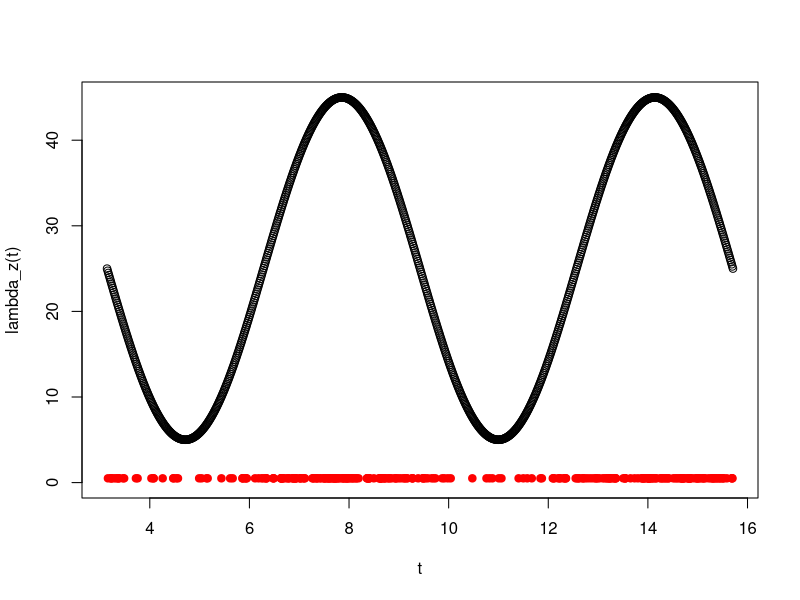
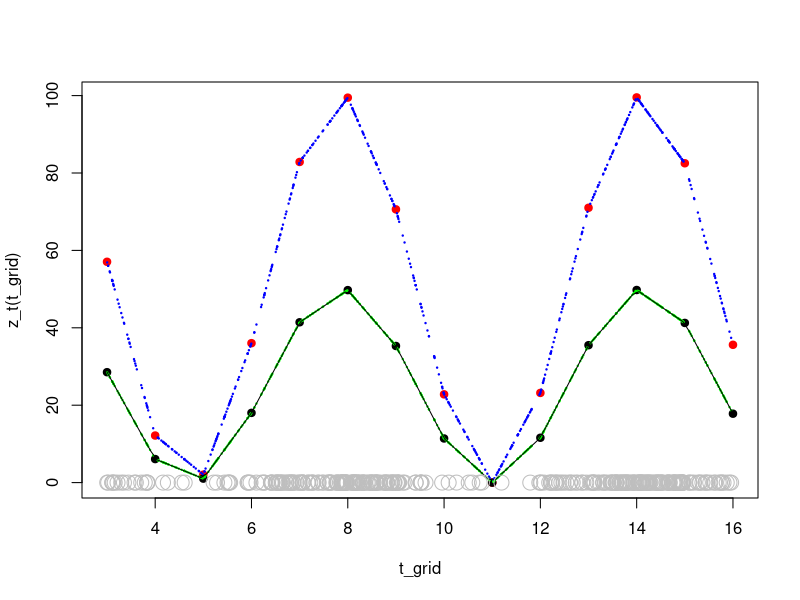
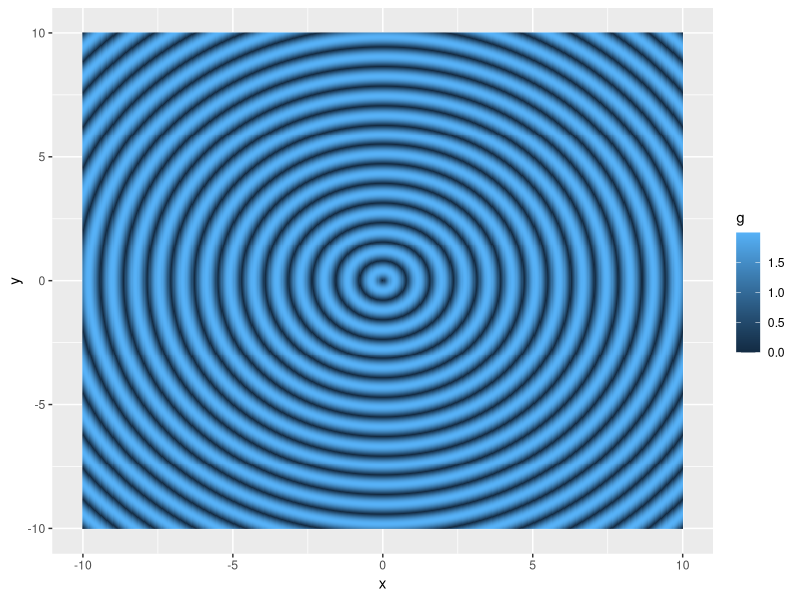
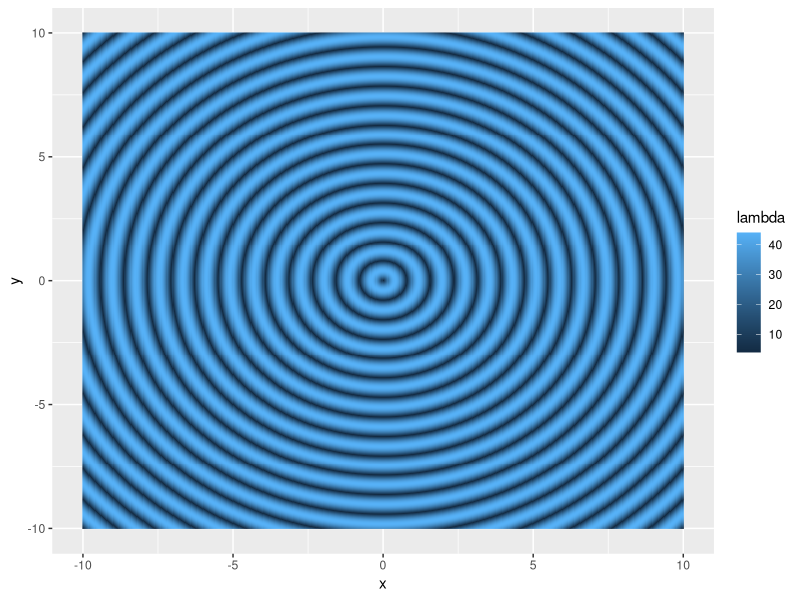
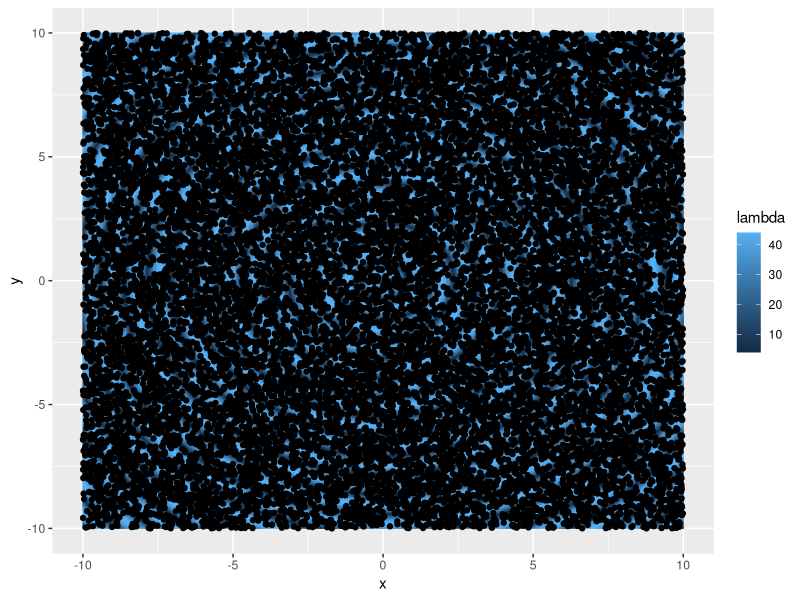
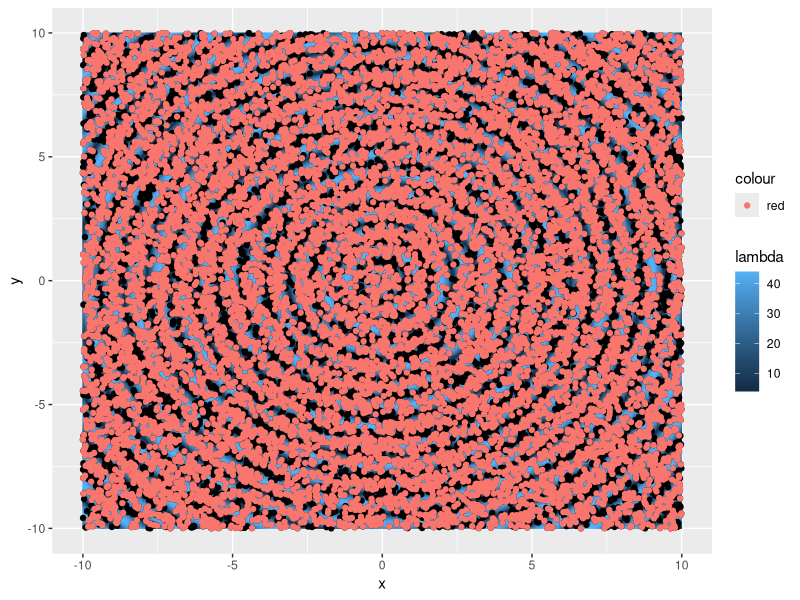

These charts were generated, in order, by the following R code: (Note: this script raises an error after producing the figures.)

#-----------------------Poisson process simulations with covariate-dependent intensity ---------------------

#--------------------------------------1-D-------------------------------------------

#time-frame
t_min=pi
t_max=5*pi


#Covariate depending on time 
a <- 50
b <- 40

z_fun <- function(t){
  cov <- a + b*sin(t)
  return(cov)
}

#Intensity function
Beta <- c(0.5)
lambda_z <- function(t){
  beta_0 <- Beta[1]
  z <- z_fun(t)
  intensity <- beta_0*z
  return(intensity)  
}

#Finding max of lambda
neg_lambda <- function(t){
  return(-lambda_z(t))
}
opt_max <- optimize(neg_lambda, c(t_min, t_max))
lambda_max <- -opt_max$objective

#Simulate homo PP
num_points <- rpois(1, lambda_max*(t_max-t_min))
HPP_points <- runif(num_points, t_min, t_max)

thin <- function(t){
  return(lambda_z(t)/lambda_max)
}

#thinning probs
p_thin <- thin(HPP_points)
u <- runif(num_points)

#thinning
keep <- p_thin > u

NHPP_points <- HPP_points[keep]
n_NHPP <- length(NHPP_points)

#Plotting intensity with simulated points
t <- seq(t_min, t_max, length.out=1000)
plot(t, lambda_z(t), ylim = c(0, lambda_max))

points(NHPP_points, rep(0.5, n_NHPP), col="red", pch=19)


#-------------Simulating covariate on grid----------

#time-frame
t_min=3
t_max=16


#Covariate depending on time 
a <- 50
b <- 50

z_t <- function(t){
  z <- a + b*sin(t)
  return(z)
}
#Grid of time-points where covariate was recorded
t_grid <- seq(t_min, t_max, by=1)


#Intensity function
beta_0 <- 0.5
lambda_z <- function(t){
  intensity <- beta_0*z_t(t)
  return(intensity)  
}

#Finding max of lambda over grid
z_grid <- z_t(t_grid)
max_rec_lambda <- max(lambda_z(t_grid))

#Simulating HPP
num_points <- rpois(1, max_rec_lambda*(t_max-t_min))
HPP_points <- runif(num_points, t_min, t_max)
plot(t_grid, z_t(t_grid),col="red", pch=19 ,xlim=c(t_min,t_max),ylim=c(0, max(z_t(t_grid))))
points(t_grid, lambda_z(t_grid), pch=19)
interp_z <- approx(t_grid, z_grid, xout = HPP_points)
points(interp_z$x, interp_z$y, col="blue", pch=19, cex=0.2 )
interp_lambda <- approx(t_grid, lambda_z(t_grid), xout=HPP_points)
points(interp_lambda$x, interp_lambda$y, col="green", cex=0.2)

#Approximating lambda function
lambda_approx <- approxfun(t_grid, lambda_z(t_grid))
curve(lambda_approx, add=TRUE)

#Thinning
thin <- function(lambda){
  return(lambda/max_rec_lambda)
}

#Thinning
p_thin <- thin(interp_lambda$y)
u <- runif(num_points)

keep <- p_thin > u 

NHPP_points <- HPP_points[keep]
n_NHPP <- length(NHPP_points)

points(NHPP_points, rep(0, n_NHPP), col="grey", cex=2)


#------------------------ Estimation -------------------------------------------

Lambda_z <- function(lambda_fun){
  Lambda <- integrate(lambda_fun, t_min, t_max)$value
  return(Lambda)
}

NHPP_neg_LL <- function(par, points, z_t){
  beta_0 <- par[1]
  Lambda <- Lambda_z(function(t){beta_0*z_t(t)})
  term_1 <- log(length(points)) + Lambda
  term_2 <- -sum(log(beta_0*z_t(points)))
  return(term_1 + term_2)
}

(opt <- optimize(NHPP_neg_LL, interval = c(0,5), points=NHPP_points, z_t=z_t))


#------------------------ 2-D covarite dependent point pattern-------------------------------------

library(tidyverse)

# Points on x and y axis at which to evaluate intensity
axis_ticks <- seq(from = -10, to = 10, length.out = 501)

# Construct covariate grid
a <- 2
b <- 4
covariate <- tibble(
  x = rep(axis_ticks, times = length(axis_ticks)),
  y = rep(axis_ticks, each  = length(axis_ticks)),
  r = sqrt(x^2 + y^2),
  theta = atan2(y, x), # angle in radians - not actually needed
  g = a * abs(sin(b * r))
)

covariate_for_conor <- covariate %>% select(x,y,g)

covariate_for_conor %>%
  ggplot(mapping = aes(x = x, y = y)) +
  geom_raster(mapping = aes(fill = g))

true_intensity <- tibble(covariate_for_conor, lambda = 4 + 20*g)
true_intensity %>%
  ggplot(mapping = aes(x = x, y = y)) +
  geom_raster(mapping = aes(fill = lambda))

max_intensity <- max(true_intensity$lambda)

num_points <- rpois(1, max_intensity*(20^2))
HPP_points <- tibble(
  x = runif(num_points, -10, 10),
  y = runif(num_points, -10, 10)
)

true_intensity %>%
  ggplot(mapping = aes(x = x, y = y)) +
  geom_raster(mapping = aes(fill = lambda))+
  geom_point(data=HPP_points)

lambda_fun <- function(x,y){
  r <- sqrt(x^2 + y^2)
  return(4+20*(2*abs(sin(4*r))))
}

HPP_points <- tibble(HPP_points, p_thin=lambda_fun(HPP_points$x, HPP_points$y)/max_intensity)
u <- runif(num_points)
keep <- HPP_points$p_thin > u

NHPP_points <- tibble(HPP_points[keep,])

true_intensity %>%
  ggplot(mapping = aes(x = x, y = y)) +
  geom_raster(mapping = aes(fill = lambda))+
  geom_point(data=HPP_points)+
  geom_point(data=NHPP_points, aes(colour="red"))


#--------------- Intensities from Zak's thesis ---------------------------------

#Simulated covariate

# Points on x and y axis at which to evaluate intensity
lower_limit<- -10
upper_limit<- 10
axis_ticks <- seq(from = lower_limit, to = upper_limit, length.out = 501)
area <- (u-l)^2
# Construct covariate grid
a <- 10
b <- 4
covariate <- tibble(
  x = rep(axis_ticks, times = length(axis_ticks)),
  y = rep(axis_ticks, each  = length(axis_ticks)),
  r = sqrt(x^2 + y^2),
  theta = atan2(y, x), # angle in radians - not actually needed
  g = a * abs(sin(b * r))
)

covariate_sim<- covariate %>% select(x,y,g)

covariate_sim %>%
  ggplot(mapping = aes(x = x, y = y)) +
  geom_raster(mapping = aes(fill = g))
#---------------------Model S1-----------------------

true_intensity_S1 <- tibble(covariate_sim, lambda = 0.33*g)
true_intensity_S1 %>%
  ggplot(mapping = aes(x = x, y = y)) +
  geom_raster(mapping = aes(fill = lambda))

max_intensity <- max(true_intensity_S1$lambda)

num_points <- rpois(1, max_intensity*area)
HPP_points <- tibble(
  x = runif(num_points, lower_limit, upper_limit),
  y = runif(num_points, lower_limit, upper_limit)
)

true_intensity_S1 %>%
  ggplot(mapping = aes(x = x, y = y)) +
  geom_raster(mapping = aes(fill = lambda))+
  geom_point(data=HPP_points)

lambda_fun <- function(x,y){
  r <- sqrt(x^2 + y^2)
  g <- a*abs(sin(b*r))
  return(0.33*g)
}

HPP_points <- tibble(HPP_points, p_thin=lambda_fun(HPP_points$x, HPP_points$y)/max_intensity)
U <- runif(num_points)
keep <- HPP_points$p_thin > U

NHPP_points <- tibble(HPP_points[keep,])

true_intensity_S1 %>%
  ggplot(mapping = aes(x = x, y = y)) +
  geom_raster(mapping = aes(fill = lambda))+
  geom_point(data=HPP_points)+
  geom_point(data=NHPP_points, aes(colour="red"))

#-------------------- Model S2----------------------

covariate_sim <- covariate_sim %>% mutate(g_shift = 0.3+g) #Shifting as dividing by small values was giving an infinite rate
covariate_sim <- covariate_sim %>% mutate(rate=(g_shift-lag(g_shift))/lag(g_shift))

true_intensity_S2 <- tibble(covariate_sim, lambda = (9.6e-2)*abs(rate) )
true_intensity_S2 <- true_intensity_S2[!is.na(true_intensity_S2$rate),]
true_intensity_S2 %>%
  ggplot(mapping = aes(x = x, y = y)) +
  geom_raster(mapping = aes(fill = lambda))

max_intensity_S2 <- max(true_intensity_S2$lambda)


num_points <- rpois(1, max_intensity_S2*area)
HPP_points <- tibble(
  x = runif(num_points, lower_limit, upper_limit),
  y = runif(num_points, lower_limit, upper_limit)
)

true_intensity_S2 %>%
  ggplot(mapping = aes(x = x, y = y)) +
  geom_raster(mapping = aes(fill = lambda))+
  geom_point(data=HPP_points)

#Need to think of different way to do this!
lambda_fun <- function(x,y){
  r <- sqrt(x^2 + y^2)
  g <- a*abs(sin(b*r))
  g_shift <- 0.3 + g
  rate <- (g_shift-lag(g_shift))/lag(g_shift)
  return((9.6e-2)*abs(rate))
}

HPP_points <- tibble(HPP_points, p_thin=lambda_fun(HPP_points$x, HPP_points$y)/max_intensity_S2)
U <- runif(num_points)
keep <- HPP_points$p_thin > U

NHPP_points <- tibble(HPP_points[keep,])

true_intensity_S2 %>%
  ggplot(mapping = aes(x = x, y = y)) +
  geom_raster(mapping = aes(fill = lambda))+
  geom_point(data=HPP_points)+
  geom_point(data=NHPP_points, aes(colour="red"))


#----------------------Model S3---------------------
shift <- 0.02
covariate_sim <- covariate_sim %>% mutate(g_shift = shift+g) #Shifting as dividing by small values was giving an infinite rate
covariate_sim <- covariate_sim %>% mutate(rate=(g_shift-lag(g_shift))/lag(g_shift))

true_intensity_S3 <- tibble(covariate_sim, lambda = (7e-4)*abs(rate)*(1 + 21.8*g) )
true_intensity_S3 <- true_intensity_S3[!is.na(true_intensity_S3$rate),]
true_intensity_S3 %>%
  ggplot(mapping = aes(x = x, y = y)) +
  geom_raster(mapping = aes(fill = lambda))

max_intensity_S3 <- max(true_intensity_S3$lambda)


num_points <- rpois(1, max_intensity_S3*area)
HPP_points <- tibble(
  x = runif(num_points, lower_limit, upper_limit),
  y = runif(num_points, lower_limit, upper_limit)
)

true_intensity_S3 %>%
  ggplot(mapping = aes(x = x, y = y)) +
  geom_raster(mapping = aes(fill = lambda))+
  geom_point(data=HPP_points)

